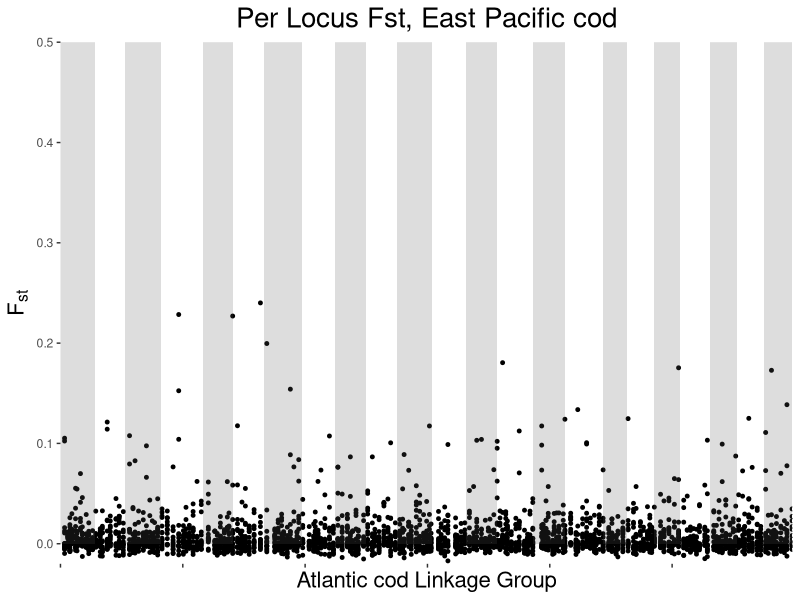
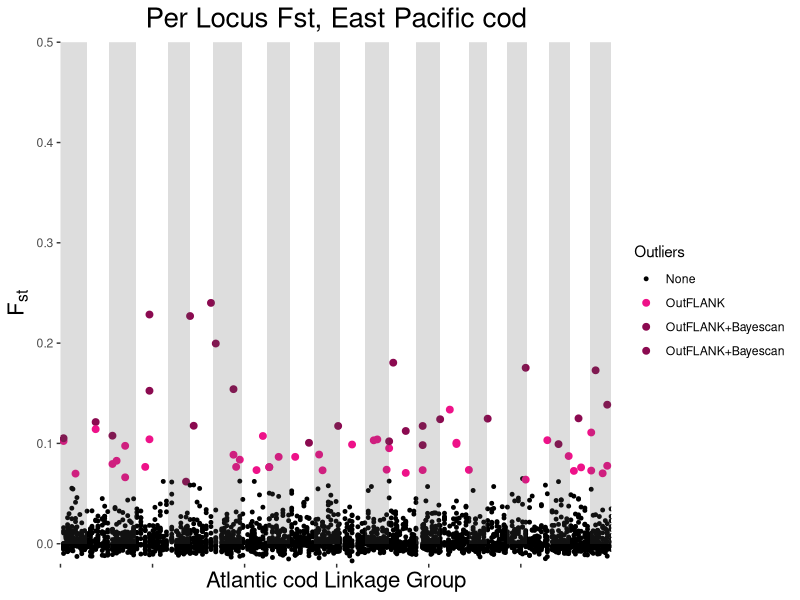

These charts were generated, in order, by the following R code:
################# Manhattan Plot Code #################
#
# Modified from Charlie Waters' script to allow binning
#
# MF 3/25/2018
#
#######################################################

library(ggplot2)

# Load Data ---------------------------------------------------------------

## set working directory
setwd("D:/Pacific cod/DataAnalysis/PCod-Compare-repo/analyses/ManhattanPlots")

## read in file with cumulative genome positions (created using excel)
align_data <- read.delim("../SlidingWindow/East/batch_8_SWA_input_east_sorted_cpos.txt",sep="\t",header=TRUE)
dim(align_data)
colnames(align_data)

## rename columns for R script function calls
colnames(align_data) <- c("Locus", "fst", "chromosome", "position")
View(align_data)




# Create bins -------------------------------------------------------------
## create bin breaks using dplyr
library(dplyr)

align_data <- mutate(align_data, bin = ntile(position, 200))

## create actual bin values
newbins = seq(0, max(align_data$position), length.out = 200)
head(newbins)

## use dplyr bins to create vector of actual bin values
newbinlist <- c()

for(i in seq(1,200)){
  bindata <- filter(align_data, bin == i)
  newbin <- max(bindata$position)
  newbinlist <- c(newbinlist, rep(newbin, times = length(bindata$position)))
}

## check the number of bin values created is = length of data frame
length(newbinlist)


## remove dplyr bins and add in new bins to data frame
align_data_binned <- align_data %>%
  select(c("Locus", "fst", "chromosome","position")) %>%
  mutate(bin = newbinlist)
View(align_data_binned)




# Plot binned Manhattan Plot ----------------------------------------------
ggplot(align_data_binned, aes(x=bin, y=fst)) + 
  geom_point(size=1) +
  ggtitle("Per Locus Fst, East Pacific cod") + 
  xlab("Atlantic cod Linkage Group") +
  ylab(expression("F"[st])) +
  theme(plot.title=element_text(hjust=0.5, size = 20)) + 
  theme(axis.title=element_text(size = 16)) +
  theme(axis.text.x = element_blank()) +
  theme(panel.grid.major.x = element_blank(), panel.grid.minor.x = element_blank(), panel.background = element_blank()) +
  scale_y_continuous(limits=(c(-0.02,0.5)), expand=c(0,0)) +
  scale_x_continuous(limits=c(0,598315121), expand=c(0,0)) +
  annotate("rect", xmin = 0, xmax = 28303952, ymin = 0, ymax = 0.5, alpha = 0.2) +
  annotate("rect", xmin = 52358358, xmax = 81809413, ymin = 0, ymax = 0.5, alpha = 0.2) +
  annotate("rect", xmin = 116614735, xmax = 140688790, ymin = 0, ymax = 0.5, alpha = 0.2) +
  annotate("rect", xmin = 166153410, xmax = 197386287, ymin = 0, ymax = 0.5, alpha = 0.2) +
  annotate("rect", xmin = 224183173, xmax = 249565487, ymin = 0, ymax = 0.5, alpha = 0.2) +
  annotate("rect", xmin = 274869793, xmax = 303812761, ymin = 0, ymax = 0.5, alpha = 0.2) +
  annotate("rect", xmin = 331110735, xmax = 356787470, ymin = 0, ymax = 0.5, alpha = 0.2) +
  annotate("rect", xmin = 386084402, xmax = 412682361, ymin = 0, ymax = 0.5, alpha = 0.2) +
  annotate("rect", xmin = 443775604, xmax = 462924811, ymin = 0, ymax = 0.5, alpha = 0.2) +
  annotate("rect", xmin = 485479066, xmax = 506655326, ymin = 0, ymax = 0.5, alpha = 0.2) +
  annotate("rect", xmin = 530804459, xmax = 553314763, ymin = 0, ymax = 0.5, alpha = 0.2) +
  annotate("rect", xmin = 575050466, xmax = 598315120, ymin = 0, ymax = 0.5, alpha = 0.2)


598315120/200




# Highlight Outliers ------------------------------------------------------
## add column to data frame which indicates outlier loci
outliers <- read.table("batch_8_final_filtered_aligned_EAST_outliers.txt", header=TRUE)
head(outliers)

align_data_binned_outliers <- left_join(align_data_binned, outliers, by="Locus")
align_data_binned_outliers$Program[is.na(align_data_binned_outliers$Program)] <- 0
View(align_data_binned_outliers)

## plot binned Manhattan plot with outliers highlighted

ggplot(align_data_binned_outliers, aes(x=bin, y=fst)) + 
  geom_point(aes(colour=factor(Program), size=factor(Program))) +
  scale_colour_manual(values=c("black", "deeppink2", "deeppink4", "deeppink4"), labels=c("None", "OutFLANK", "OutFLANK+Bayescan", "OutFLANK+Bayescan"), name = "Outliers") +
  scale_size_manual(values=c(1,2,2,2), labels=c("None", "OutFLANK", "OutFLANK+Bayescan", "OutFLANK+Bayescan"), name = "Outliers") +
  ggtitle("Per Locus Fst, East Pacific cod") + 
  xlab("Atlantic cod Linkage Group") +
  ylab(expression("F"[st])) +
  theme(plot.title=element_text(hjust=0.5, size = 20)) + 
  theme(axis.title=element_text(size = 16)) +
  theme(axis.text.x = element_blank()) +
  theme(panel.grid.major.x = element_blank(), panel.grid.minor.x = element_blank(), panel.background = element_blank()) +
  scale_y_continuous(limits=(c(-0.02,0.5)), expand=c(0,0)) +
  scale_x_continuous(limits=c(0,598315121), expand=c(0,0)) +
  annotate("rect", xmin = 0, xmax = 28303952, ymin = 0, ymax = 0.5, alpha = 0.2) +
  annotate("rect", xmin = 52358358, xmax = 81809413, ymin = 0, ymax = 0.5, alpha = 0.2) +
  annotate("rect", xmin = 116614735, xmax = 140688790, ymin = 0, ymax = 0.5, alpha = 0.2) +
  annotate("rect", xmin = 166153410, xmax = 197386287, ymin = 0, ymax = 0.5, alpha = 0.2) +
  annotate("rect", xmin = 224183173, xmax = 249565487, ymin = 0, ymax = 0.5, alpha = 0.2) +
  annotate("rect", xmin = 274869793, xmax = 303812761, ymin = 0, ymax = 0.5, alpha = 0.2) +
  annotate("rect", xmin = 331110735, xmax = 356787470, ymin = 0, ymax = 0.5, alpha = 0.2) +
  annotate("rect", xmin = 386084402, xmax = 412682361, ymin = 0, ymax = 0.5, alpha = 0.2) +
  annotate("rect", xmin = 443775604, xmax = 462924811, ymin = 0, ymax = 0.5, alpha = 0.2) +
  annotate("rect", xmin = 485479066, xmax = 506655326, ymin = 0, ymax = 0.5, alpha = 0.2) +
  annotate("rect", xmin = 530804459, xmax = 553314763, ymin = 0, ymax = 0.5, alpha = 0.2) +
  annotate("rect", xmin = 575050466, xmax = 598315120, ymin = 0, ymax = 0.5, alpha = 0.2)

align_data_binned_outliers_only <- filter(align_data_binned_outliers, Program == 1 | Program == 3)
View(align_data_binned_outliers_only)
